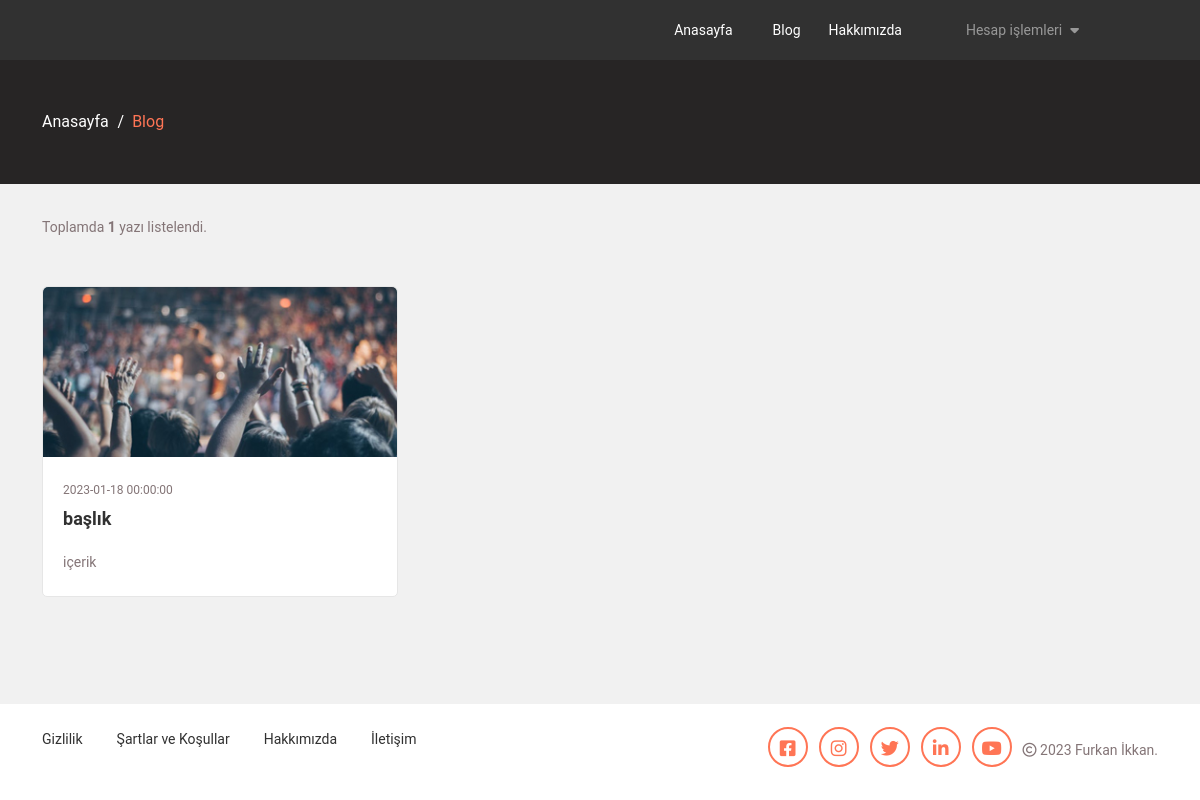
The app's page /etkinlikler/our_blog.php with its own data.
### tables this page shows
CREATE TABLE `blog` (
  `blogID` int(11) NOT NULL,
  `baslik` varchar(255) NOT NULL,
  `resim` varchar(255) NOT NULL,
  `icerik` text NOT NULL,
  `tarih` datetime NOT NULL DEFAULT CURRENT_TIMESTAMP
);

CREATE TABLE `ayarlar` (
  `ayarId` int(1) NOT NULL,
  `ayarSiteBasligi` varchar(100) NOT NULL,
  `ayarSiteAciklama` text NOT NULL,
  `ayarFacebookUsername` varchar(50) NOT NULL,
  `ayarInstagramUsername` varchar(50) NOT NULL,
  `ayarYoutubeUsername` varchar(50) NOT NULL,
  `ayarTwitterUsername` varchar(50) NOT NULL,
  `ayarLinkedinUsername` varchar(50) NOT NULL,
  `ayarTasarlayan` varchar(50) NOT NULL
);

### etkinlikler/our_blog.php (the view)
<?php include("header.php") ?>
<div class="title-bar">
    <div class="container">
        <div class="row">
            <div class="col-lg-12">
                <ol class="title-bar-text">
                    <li class="breadcrumb-item"><a href="index.php">Anasayfa</a></li>
                    <li class="breadcrumb-item active" aria-current="page">Blog</li>
                </ol>
            </div>
        </div>
    </div>
</div>
<main class="categories-mp">
    <div class="main-section">
        <div class="container">
            <div class="row">
                <p>Toplamda <strong><?php echo $sayBlog; ?></strong> yazı listelendi.</p>
                <?php foreach ($blog->fetchAll() as $blog) { ?>
                <div class="col-lg-4 col-md-6">
                    <div class="our-blogs">
                        <div class="blog-img">
                            <a href="blog_detail_view.php?blogId=<?php echo $blog["blogID"]; ?>"><img src="images/our-blog/img-1.jpg" alt=""></a>
                        </div>
                        <div class="blog-item1">
                            <span><?php echo $blog["tarih"]; ?></span>
                            <a href="blog_detail_view.php?blogId=<?php echo $blog["blogID"]; ?>">
                                <h4><?php echo $blog["baslik"]; ?></h4>
                            </a>
                            <p><?php echo $blog["icerik"]; ?></p>
                        </div>
                    </div>
                </div>
                <?php } ?>
            </div>
        </div>
    </div>
</main>
<?php include("footer.php") ?>

### etkinlikler/footer.php (shortened to what this page needs)
<?php
  require_once("dashboard/Database/baglanti.php");
$ayarlariGetir=$baglanti->prepare("SELECT * FROM ayarlar WHERE ayarId=1");
$ayarlariGetir->execute();
$ayar=$ayarlariGetir->fetch();
 ?>
<footer>
    <div class="container">
        <div class="row">
            <div class="col-lg-6 col-md-12">
                <div class="footer-left">
                    <ul>
                        <li><a href="privacy_policy.php">Gizlilik</a></li>
                        <li><a href="term_conditions.php">Şartlar ve Koşullar</a></li>
                        <li><a href="about.php">Hakkımızda</a></li>
                        <li><a href="contact_us.php">İletişim</a></li>
                    </ul>
                </div>
            </div>
            <div class="col-lg-6 col-md-12">
                <div class="footer-right">
                    <ul class="copyright-text">
                        <li>
                            <div class="social-links">
                                <a href="https://facebook.com/<?php echo $ayar["ayarFacebookUsername"];?>" class="social-link" data-bs-toggle="tooltip" data-bs-placement="top"
                                    title="" data-bs-original-title="Facebook" aria-label="Facebook"><i
                                        class="fab fa-facebook-square"></i></a>
                                <a href="https://instagram.com/<?php echo $ayar["ayarInstagramUsername"];?>" class="social-link" data-bs-toggle="tooltip" data-bs-placement="top"
                                    title="" data-bs-original-title="Instagram" aria-label="Instagram"><i
                                        class="fab fa-instagram"></i></a>
                                <a href="https://twitter.com/<?php echo $ayar["ayarTwitterUsername"];?>" class="social-link" data-bs-toggle="tooltip" data-bs-placement="top"
                                    title="" data-bs-original-title="Twitter" aria-label="Twitter"><i
                                        class="fab fa-twitter"></i></a>
                                <a href="https://linkedin.com/company/<?php echo $ayar["ayarLinkedinUsername"];?>" class="social-link" data-bs-toggle="tooltip" data-bs-placement="top"
                                    title="" data-bs-original-title="LinkedIn" aria-label="LinkedIn"><i
                                        class="fab fa-linkedin-in"></i></a>
                                <a href="https://youtube.com/<?php echo $ayar["ayarYoutubeUsername"];?>" class="social-link" data-bs-toggle="tooltip" data-bs-placement="top"
                                    title="" data-bs-original-title="Youtube" aria-label="Youtube"><i
                                        class="fab fa-youtube"></i></a>
                            </div>
                        </li>
                        <li>
                            <div class="ftr-1"><i class="far fa-copyright"></i> 2023 <?php echo $ayar["ayarTasarlayan"];?>. </div>
                        </li>
                    </ul>
                </div>
            </div>
        </div>
    </div>
</footer>
</body>
</html>

### records on screen
blog: tarih "2023-01-18 00:00:00", baslik "başlık", icerik "içerik"
ayarlar: ayarTasarlayan "Furkan İkkan"

### other values on screen
$sayBlog "1"
